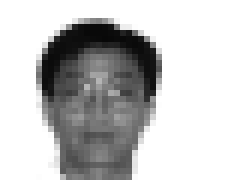
#> input picture yalefaces/resize.gif, 40 x 30 px (shown 6 times larger)
$ python A4_image.py
#> lines starting #> are read from the running program, lines starting #| are printed output that depends on the picture
#!/usr/bin/env python3
# -*- coding: utf-8 -*-
"""
Created on Sun Mar  3 10:12:41 2019

@author: akshaygovindaraj
"""

import matplotlib.pyplot as plt
import matplotlib.image as img
import numpy as np

filename = 'yalefaces/resize.gif'
image = img.imread(filename)
#> image is the input picture: shape (30, 40, 4); mean R, G, B, A 194.2, 194.2, 194.2, 255
imgt = np.reshape(image[:,:,0], 1200)
#> imgt = 1200 values, max 255 at index 0, min 8 at index 257, mean 194.2

filename = 'yalefaces/resize1.gif'
image = img.imread(filename)
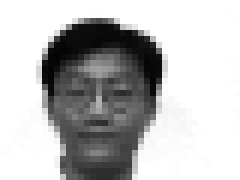
#> input picture yalefaces/resize1.gif, 40 x 30 px (shown 6 times larger)
#> image is the input picture: shape (30, 40, 4); mean R, G, B, A 187.5, 187.5, 187.5, 255
imgt1 = np.reshape(image[:,:,0], 1200)
#> imgt1 = 1200 values, max 255 at index 0, min 4 at index 369, mean 187.5

filename = 'yalefaces/resize2.gif'
image = img.imread(filename)
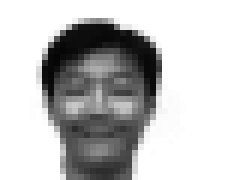
#> input picture yalefaces/resize2.gif, 40 x 30 px (shown 6 times larger)
#> image is the input picture: shape (30, 40, 4); mean R, G, B, A 193.5, 193.5, 193.5, 255
imgt2 = np.reshape(image[:,:,0], 1200)
#> imgt2 = 1200 values, max 255 at index 0, min 5 at index 369, mean 193.5

filename = 'yalefaces/resize3.gif'
image = img.imread(filename)
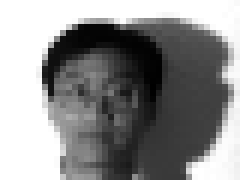
#> input picture yalefaces/resize3.gif, 40 x 30 px (shown 6 times larger)
#> image is the input picture: shape (30, 40, 4); mean R, G, B, A 140.9, 140.9, 140.9, 255
imgt3 = np.reshape(image[:,:,0], 1200)
#> imgt3 = 1200 values, max 255 at index 0, min 0 at index 585, mean 140.9

filename = 'yalefaces/resize4.gif'
image = img.imread(filename)
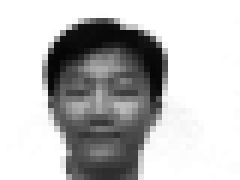
#> input picture yalefaces/resize4.gif, 40 x 30 px (shown 6 times larger)
#> image is the input picture: shape (30, 40, 4); mean R, G, B, A 189.7, 189.7, 189.7, 255
imgt4 = np.reshape(image[:,:,0], 1200)
#> imgt4 = 1200 values, max 255 at index 0, min 5 at index 330, mean 189.7

filename = 'yalefaces/resize6.gif'
image = img.imread(filename)
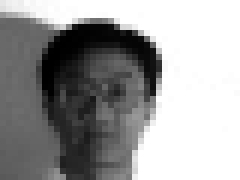
#> input picture yalefaces/resize6.gif, 40 x 30 px (shown 6 times larger)
#> image is the input picture: shape (30, 40, 4); mean R, G, B, A 155.7, 155.7, 155.7, 255
imgt6 = np.reshape(image[:,:,0], 1200)
#> imgt6 = 1200 values, max 255 at index 10, min 0 at index 251, mean 155.7

filename = 'yalefaces/resize7.gif'
#> (the run stopped early here; a loop or call above may not have finished)
